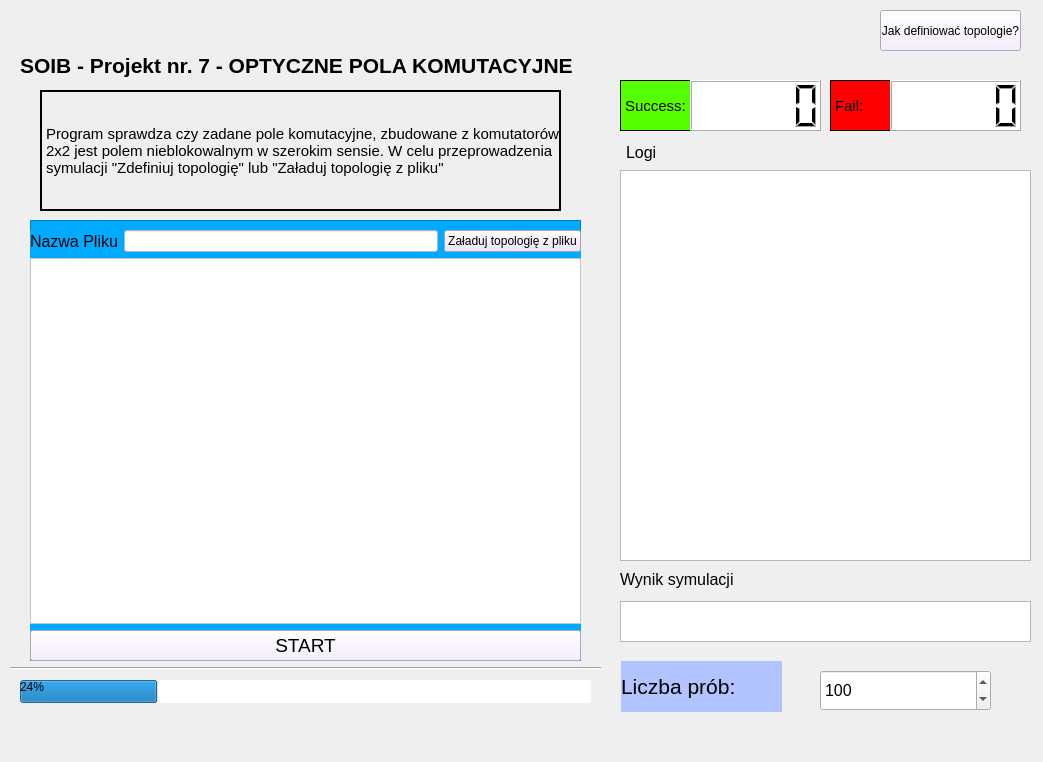
<?xml version="1.0" encoding="UTF-8"?>
<ui version="4.0">
 <class>MainWindow</class>
 <widget class="QMainWindow" name="MainWindow">
  <property name="geometry">
   <rect>
    <x>0</x>
    <y>0</y>
    <width>1043</width>
    <height>762</height>
   </rect>
  </property>
  <property name="windowTitle">
   <string>MainWindow</string>
  </property>
  <property name="autoFillBackground">
   <bool>false</bool>
  </property>
  <property name="styleSheet">
   <string notr="true">border-color: rgb(135, 135, 135);
alternate-background-color: rgb(157, 157, 157);</string>
  </property>
  <widget class="QWidget" name="centralwidget">
   <widget class="QLCDNumber" name="success_lcd">
    <property name="geometry">
     <rect>
      <x>690</x>
      <y>80</y>
      <width>131</width>
      <height>51</height>
     </rect>
    </property>
    <property name="autoFillBackground">
     <bool>false</bool>
    </property>
    <property name="styleSheet">
     <string notr="true">background-color: rgb(255, 255, 255);</string>
    </property>
   </widget>
   <widget class="QLCDNumber" name="fail_lcd">
    <property name="geometry">
     <rect>
      <x>890</x>
      <y>80</y>
      <width>131</width>
      <height>51</height>
     </rect>
    </property>
    <property name="autoFillBackground">
     <bool>false</bool>
    </property>
    <property name="styleSheet">
     <string notr="true">background-color: rgb(255, 255, 255);</string>
    </property>
   </widget>
   <widget class="QLabel" name="success_label">
    <property name="geometry">
     <rect>
      <x>620</x>
      <y>80</y>
      <width>201</width>
      <height>51</height>
     </rect>
    </property>
    <property name="font">
     <font>
      <pointsize>11</pointsize>
     </font>
    </property>
    <property name="styleSheet">
     <string notr="true">background-color: rgb(85, 255, 0);</string>
    </property>
    <property name="frameShape">
     <enum>QFrame::Box</enum>
    </property>
    <property name="text">
     <string>Success:</string>
    </property>
   </widget>
   <widget class="QLabel" name="fail_label">
    <property name="geometry">
     <rect>
      <x>830</x>
      <y>80</y>
      <width>191</width>
      <height>51</height>
     </rect>
    </property>
    <property name="font">
     <font>
      <pointsize>11</pointsize>
     </font>
    </property>
    <property name="styleSheet">
     <string notr="true">background-color: rgb(255, 0, 0);</string>
    </property>
    <property name="frameShape">
     <enum>QFrame::Box</enum>
    </property>
    <property name="text">
     <string>Fail:</string>
    </property>
   </widget>
   <widget class="QProgressBar" name="progress_bar">
    <property name="geometry">
     <rect>
      <x>20</x>
      <y>680</y>
      <width>571</width>
      <height>23</height>
     </rect>
    </property>
    <property name="value">
     <number>24</number>
    </property>
   </widget>
   <widget class="Line" name="line">
    <property name="geometry">
     <rect>
      <x>10</x>
      <y>660</y>
      <width>591</width>
      <height>16</height>
     </rect>
    </property>
    <property name="orientation">
     <enum>Qt::Horizontal</enum>
    </property>
   </widget>
   <widget class="QLabel" name="info_label">
    <property name="geometry">
     <rect>
      <x>20</x>
      <y>30</y>
      <width>581</width>
      <height>71</height>
     </rect>
    </property>
    <property name="font">
     <font>
      <pointsize>16</pointsize>
      <weight>75</weight>
      <bold>true</bold>
     </font>
    </property>
    <property name="text">
     <string>SOIB - Projekt nr. 7 - OPTYCZNE POLA KOMUTACYJNE</string>
    </property>
   </widget>
   <widget class="QLabel" name="label">
    <property name="geometry">
     <rect>
      <x>40</x>
      <y>90</y>
      <width>521</width>
      <height>121</height>
     </rect>
    </property>
    <property name="font">
     <font>
      <pointsize>11</pointsize>
     </font>
    </property>
    <property name="layoutDirection">
     <enum>Qt::LeftToRight</enum>
    </property>
    <property name="autoFillBackground">
     <bool>false</bool>
    </property>
    <property name="frameShape">
     <enum>QFrame::WinPanel</enum>
    </property>
    <property name="text">
     <string>Program sprawdza czy zadane pole komutacyjne, zbudowane z komutatorów 2x2 jest polem nieblokowalnym w szerokim sensie. W celu przeprowadzenia symulacji &quot;Zdefiniuj topologię&quot; lub &quot;Załaduj topologię z pliku&quot;</string>
    </property>
    <property name="scaledContents">
     <bool>false</bool>
    </property>
    <property name="wordWrap">
     <bool>true</bool>
    </property>
    <property name="openExternalLinks">
     <bool>false</bool>
    </property>
   </widget>
   <widget class="QLabel" name="result_label">
    <property name="geometry">
     <rect>
      <x>620</x>
      <y>570</y>
      <width>114</width>
      <height>19</height>
     </rect>
    </property>
    <property name="font">
     <font>
      <pointsize>12</pointsize>
     </font>
    </property>
    <property name="text">
     <string>Wynik symulacji</string>
    </property>
   </widget>
   <widget class="QFrame" name="frame">
    <property name="geometry">
     <rect>
      <x>30</x>
      <y>220</y>
      <width>551</width>
      <height>441</height>
     </rect>
    </property>
    <property name="autoFillBackground">
     <bool>false</bool>
    </property>
    <property name="styleSheet">
     <string notr="true">background-color: rgb(0, 170, 255);</string>
    </property>
    <property name="frameShape">
     <enum>QFrame::StyledPanel</enum>
    </property>
    <property name="frameShadow">
     <enum>QFrame::Raised</enum>
    </property>
    <widget class="QWidget" name="layoutWidget">
     <property name="geometry">
      <rect>
       <x>0</x>
       <y>10</y>
       <width>551</width>
       <height>431</height>
      </rect>
     </property>
     <layout class="QVBoxLayout" name="verticalLayout">
      <item>
       <layout class="QHBoxLayout" name="horizontalLayout">
        <item>
         <widget class="QLabel" name="label_2">
          <property name="font">
           <font>
            <pointsize>12</pointsize>
           </font>
          </property>
          <property name="text">
           <string>Nazwa Pliku</string>
          </property>
         </widget>
        </item>
        <item>
         <widget class="QLineEdit" name="path_textEdit">
          <property name="autoFillBackground">
           <bool>false</bool>
          </property>
          <property name="styleSheet">
           <string notr="true">background-color: rgb(255, 255, 255);</string>
          </property>
         </widget>
        </item>
        <item>
         <widget class="QPushButton" name="topo_from_file_button">
          <property name="autoFillBackground">
           <bool>false</bool>
          </property>
          <property name="styleSheet">
           <string notr="true">background-color: rgb(230, 224, 255);</string>
          </property>
          <property name="text">
           <string>Załaduj topologię z pliku</string>
          </property>
         </widget>
        </item>
       </layout>
      </item>
      <item>
       <widget class="QTextEdit" name="topology_textEdit">
        <property name="autoFillBackground">
         <bool>true</bool>
        </property>
        <property name="styleSheet">
         <string notr="true">background-color: rgb(255, 255, 255);</string>
        </property>
       </widget>
      </item>
      <item>
       <layout class="QHBoxLayout" name="horizontalLayout_2">
        <item>
         <widget class="QPushButton" name="start_button">
          <property name="font">
           <font>
            <pointsize>14</pointsize>
           </font>
          </property>
          <property name="autoFillBackground">
           <bool>false</bool>
          </property>
          <property name="styleSheet">
           <string notr="true">background-color: rgb(243, 235, 255);</string>
          </property>
          <property name="text">
           <string>START</string>
          </property>
         </widget>
        </item>
       </layout>
      </item>
     </layout>
    </widget>
   </widget>
   <widget class="QTextEdit" name="logs_text">
    <property name="geometry">
     <rect>
      <x>620</x>
      <y>170</y>
      <width>411</width>
      <height>391</height>
     </rect>
    </property>
   </widget>
   <widget class="QTextEdit" name="result_text">
    <property name="geometry">
     <rect>
      <x>620</x>
      <y>601</y>
      <width>411</width>
      <height>41</height>
     </rect>
    </property>
   </widget>
   <widget class="QPushButton" name="how_to_button">
    <property name="geometry">
     <rect>
      <x>880</x>
      <y>10</y>
      <width>141</width>
      <height>41</height>
     </rect>
    </property>
    <property name="autoFillBackground">
     <bool>false</bool>
    </property>
    <property name="styleSheet">
     <string notr="true">background-color: rgb(242, 233, 255);</string>
    </property>
    <property name="text">
     <string>Jak definiować topologie?</string>
    </property>
   </widget>
   <widget class="QLabel" name="label_3">
    <property name="geometry">
     <rect>
      <x>626</x>
      <y>142</y>
      <width>91</width>
      <height>21</height>
     </rect>
    </property>
    <property name="font">
     <font>
      <pointsize>12</pointsize>
     </font>
    </property>
    <property name="text">
     <string>Logi</string>
    </property>
   </widget>
   <widget class="QLabel" name="tries_label">
    <property name="geometry">
     <rect>
      <x>621</x>
      <y>661</y>
      <width>161</width>
      <height>51</height>
     </rect>
    </property>
    <property name="font">
     <font>
      <pointsize>16</pointsize>
     </font>
    </property>
    <property name="autoFillBackground">
     <bool>false</bool>
    </property>
    <property name="styleSheet">
     <string notr="true">background-color: rgb(178, 196, 255);</string>
    </property>
    <property name="text">
     <string>Liczba prób:</string>
    </property>
   </widget>
   <widget class="QSpinBox" name="tries_spinBox">
    <property name="geometry">
     <rect>
      <x>820</x>
      <y>670</y>
      <width>171</width>
      <height>41</height>
     </rect>
    </property>
    <property name="font">
     <font>
      <pointsize>12</pointsize>
     </font>
    </property>
    <property name="minimum">
     <number>1</number>
    </property>
    <property name="maximum">
     <number>999999</number>
    </property>
    <property name="singleStep">
     <number>5</number>
    </property>
    <property name="stepType">
     <enum>QAbstractSpinBox::AdaptiveDecimalStepType</enum>
    </property>
    <property name="value">
     <number>100</number>
    </property>
    <property name="displayIntegerBase">
     <number>10</number>
    </property>
   </widget>
   <zorder>tries_label</zorder>
   <zorder>fail_label</zorder>
   <zorder>success_label</zorder>
   <zorder>frame</zorder>
   <zorder>success_lcd</zorder>
   <zorder>fail_lcd</zorder>
   <zorder>progress_bar</zorder>
   <zorder>line</zorder>
   <zorder>info_label</zorder>
   <zorder>label</zorder>
   <zorder>result_label</zorder>
   <zorder>logs_text</zorder>
   <zorder>result_text</zorder>
   <zorder>how_to_button</zorder>
   <zorder>label_3</zorder>
  </widget>
  <widget class="QMenuBar" name="menubar">
   <property name="geometry">
    <rect>
     <x>0</x>
     <y>0</y>
     <width>1043</width>
     <height>21</height>
    </rect>
   </property>
  </widget>
  <widget class="QStatusBar" name="statusbar"/>
 </widget>
 <resources/>
 <connections/>
</ui>
